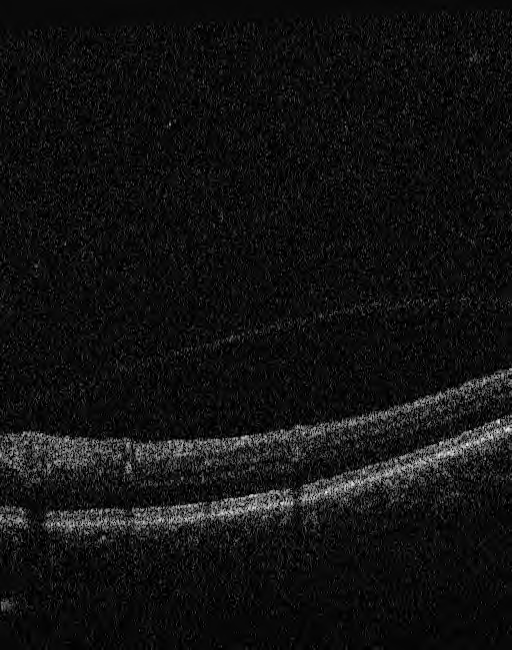
#> input picture central_scan_task/data_files/OCT_4_sample_folders/2675931_21017_0_0/image4814_1.png, 512 x 650 px; its folder holds only this picture in this run
$ python main.py   (older library calls are emulated)
#> lines starting #> are read from the running program, lines starting #| are printed output that depends on the picture
### central_scan_task/code_files/test.py
import matplotlib.pyplot as plt
import cv2
import numpy as np
import glob
import argparse


def read_n_convert2gray(path, gb=True):

#> called with gb = False
    global paths
    # read the img
    img = cv2.imread(path)
#> img is the input picture: shape (650, 512, 3); min 0, max 246, mean 17.7
    print(img.shape)
#| (650, 512, 3)

    # copy the img (recall best practice)
    img_copy = np.copy(img)

    # ColorSpace tranform
    img = cv2.cvtColor(img_copy, cv2.COLOR_RGB2GRAY)
#> img: shape (650, 512)
    # plt.imsave(f'../out_files/{paths[0].split("/")[-1]}_original.png', img, cmap='gray')

    print(img.shape)
#| (650, 512)

    if(gb == True):
        # GaussianBlur
        # img = cv2.GaussianBlur(img, (3,3), 0) #1st param is a gray_scale_img, (kernel_size), 3rd param if set to 0

        # Median Filter
        img = cv2.medianBlur(img, 3)

        # GaussianBlur
        img = cv2.GaussianBlur(img, (3,3), 0) #1st param is a gray_scale_img, (kernel_size), 3rd param if set to 0

        # means automatically finds the std. dev.
        # plt.imsave(f'../out_files/{paths[0].split("/")[-1]}_medianBlur->gb_(3,3).png', img, cmap='gray')

    return img


# [13 lines left out: function perform_Canny_Edge_Detection_and_plot, not called in this run]


# [5 lines of commented-out code are left out]

### central_scan_task/code_files/wiener.py
import os
import numpy as np
from numpy.fft import fft2, ifft2
from scipy.signal import gaussian, convolve2d
import matplotlib.pyplot as plt
import glob
import cv2

# [20 lines left out: functions blur, add_gaussian_noise, not called in this run]

def wiener_filter(img, kernel, K):
    kernel /= np.sum(kernel)
    dummy = np.copy(img)
    dummy = fft2(dummy)
    kernel = fft2(kernel, s = img.shape)
    kernel = np.conj(kernel) / (np.abs(kernel) ** 2 + K)
    dummy = dummy * kernel
    dummy = np.abs(ifft2(dummy))
    return dummy


def gaussian_kernel(kernel_size = 3):
    h = gaussian(kernel_size, kernel_size / 3).reshape(kernel_size, 1)
    h = np.dot(h, h.transpose())
    h /= np.sum(h)
    return h

# [13 lines left out: function read_n_convert2gray, not called in this run]

def wiener_driver(img, plot=True):
    print(img.shape)

    # blurred_img = blur(img, mode = 'motion', kernel_size = 3)

    # noisy_img = add_gaussian_noise(blurred_img, sigma = 20)

    kernel = gaussian_kernel(3)

    filtered_img = wiener_filter(img, kernel, K = 30)


    display = [img,filtered_img]
    label = ['Original Image', 'Wiener Filter applied']

    if plot == True:
        fig = plt.figure(figsize=(6, 6))

        for i in range(len(display)):
            fig.add_subplot(1, 2, i+1)
            plt.imshow(display[i], cmap = 'gray')
            plt.title(label[i])

            plt.show()

    return filtered_img

### central_scan_task/code_files/aniso_diff.py
import numpy as np
import warnings
import cv2
import glob
import matplotlib.pyplot as plt

def anisodiff(img,niter=1,kappa=32,gamma=0.1,step=(1.,1.),option=1,ploton=False):
    """
    Anisotropic diffusion.
    """

    # ...you could always diffuse each color channel independently if you
    # really want
    if img.ndim == 3:
        warnings.warn("Only grayscale images allowed, converting to 2D matrix")
        img = img.mean(2)

    # initialize output array
    img = img.astype('float64')
    imgout = img.copy()

    # initialize some internal variables
    deltaS = np.zeros_like(imgout)
    deltaE = deltaS.copy()
    NS = deltaS.copy()
    EW = deltaS.copy()
    gS = np.ones_like(imgout)
    gE = gS.copy()

    # create the plot figure, if requested
    if ploton:
        import pylab as pl
        from time import sleep

        fig = pl.figure(figsize=(20,5.5),num="Anisotropic diffusion")
        ax1,ax2 = fig.add_subplot(1,2,1),fig.add_subplot(1,2,2)

        ax1.imshow(img,interpolation='nearest')
        ih = ax2.imshow(imgout,interpolation='nearest',animated=True)
        ax1.set_title("Original image")
        ax2.set_title("Iteration 0")

        fig.canvas.draw()

    for ii in range(niter):

        # calculate the diffs
        deltaS[:-1,: ] = np.diff(imgout,axis=0)
        deltaE[: ,:-1] = np.diff(imgout,axis=1)

        # conduction gradients (only need to compute one per dim!)
        if option == 1:
            gS = np.exp(-(deltaS/kappa)**2.)/step[0]
            gE = np.exp(-(deltaE/kappa)**2.)/step[1]
        elif option == 2:
            gS = 1./(1.+(deltaS/kappa)**2.)/step[0]
            gE = 1./(1.+(deltaE/kappa)**2.)/step[1]

        # update matrices
        E = gE*deltaE
        S = gS*deltaS

        # subtract a copy that has been shifted 'North/West' by one
        # pixel. don't as questions. just do it. trust me.
        NS[:] = S
        EW[:] = E
        NS[1:,:] -= S[:-1,:]
        EW[:,1:] -= E[:,:-1]

        # update the image
        temp_img = gamma*(NS+EW)
        imgout += gamma*(NS+EW)

        if ploton:
            iterstring = "Iteration %i" %(ii+1)
            print('Line_127')
            ih.set_data(imgout)
            ax2.set_title(iterstring)
            fig.canvas.draw()
            # sleep(0.01)

    return imgout

# [13 lines left out: function read_n_convert2gray, not called in this run]

def aniso_driver(gray_img, plot=False):
    # paths = glob.glob('/Users/prateek/Desktop/Segmetation_github/Segmentation-Project/central_scan_task/data_files/OCT_4_sample_folders/2675931_21017_0_0/*.png')

    for i in range(1):
        # gray_img = read_n_convert2gray(paths[i], gb=False)

        if plot == True:
            plt.imshow(gray_img, cmap='gray')
            plt.show()

        print(gray_img.shape)
        imgout = anisodiff(gray_img, niter = 1, ploton=False)

        if plot == True:
            plt.imshow(gray_img, cmap='gray')
            plt.show()

    return imgout

### central_scan_task/code_files/main.py
from wiener import wiener_driver, read_n_convert2gray
from aniso_diff import aniso_driver
import glob
import matplotlib.pyplot as plt
import numpy as np
import cv2
import statistics as stats
from test import read_n_convert2gray


def aprxTRL(path, idx):
    img = read_n_convert2gray(path, gb=False)
    original_gray_img = np.copy(img)

    # plt.imshow(img, cmap='gray')
    # plt.show()

    # print('max before AD+WF', np.amax(original_gray_img))
    for i in range(11):
        filtered_img = wiener_driver(img, plot=False)
        # print('Max Intensity after wiener',np.amax(filtered_img))
        imgout = aniso_driver(filtered_img, plot=False)
        img = imgout
#> this loop made 11 passes
#> pass 1, in wiener_filter, `dummy = np.abs(ifft2(dummy))`:
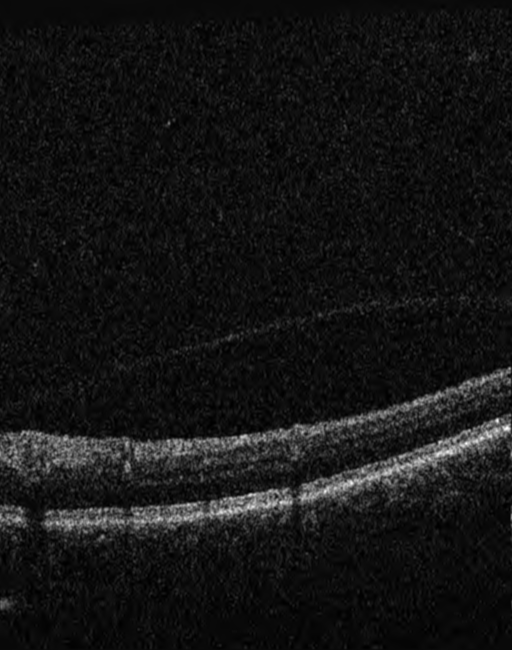
#> dummy: shape (650, 512) float64; min 4.27e-05, max 6.9, mean 0.572; drawn with min black and max white
#> after the loop:
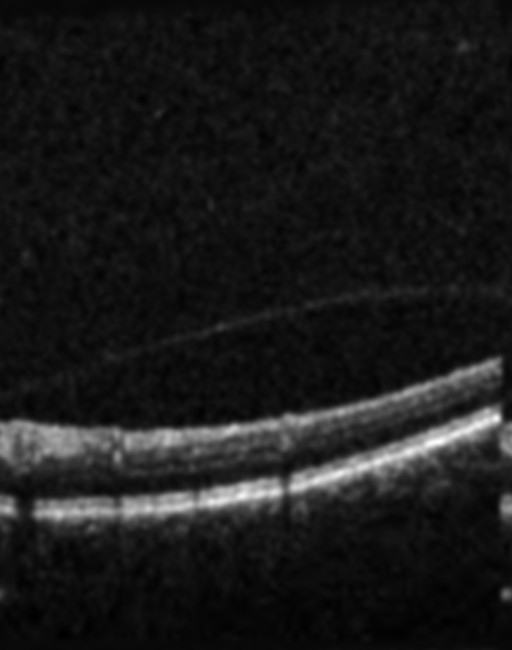
#> filtered_img: shape (650, 512) float64; min 1.45e-16, max 5.43e-15, mean 6.98e-16; drawn with min black and max white
    # print('max after AD+WF', np.amax(img))
    # ========= Apply Gaussian Kernel ===============================================================================
    def gaussian_2_remove_local_noise(img):
        '''Takes W+AD filtered_image and spits out the smooth gaussian image'''
        img = cv2.GaussianBlur(img, (11,11), 0.5) #1st param is a gray_scale_img, (kernel_size), 3rd param if set to 0
        return img

    img = gaussian_2_remove_local_noise(img)
    # ========= Apply Gaussian Kernel ===============================================================================


    # ==================
    # [15 lines left out: function plot_intensity_profile_grid, not called in this run]
    # ================

    def associate_y_coords(gl_max1, gl_max2):
        y_coords1, y_coords3 = [], []

        for i in range(len(gl_max1)):
            if gl_max1[i] < gl_max2[i]:
                # associate correctly
                y_coords1.append(gl_max1[i])
                y_coords3.append(gl_max2[i])

            else:
                y_coords1.append(gl_max2[i])
                y_coords3.append(gl_max1[i])


        return y_coords1, y_coords3

    # Find min1
    def find_min1(a_scan_max1, a_scan_line):
        '''Find just before local minima'''

        rnfl_coord = a_scan_max1
        k = -1
        a_scan_max1 -= 2
        while( a_scan_max1 ):
            # go back
            if( a_scan_line[ a_scan_max1] < a_scan_line[ (a_scan_max1-1) ]):
                # 1st local_minima => stop
                return a_scan_max1
            a_scan_max1 -= 1
        return 0


    # [55 lines left out: functions find3, find3max, not called in this run]


    # ============================= Find Max, 2nd Max, Min in one A-scan ============================================
    def find2max1min(img):
        from scipy.signal import find_peaks
        print('\n\nmax_coords', img.argmax( axis=0).shape )
#| max_coords (512,)
        y_coords1, y_coords2, y_coords3 = [], [], []


        gl_max1, gl_max2, gl_min1 = [], [], []
        patch = img[:, :]

        print('\n\nPatch_shape',patch.shape[0])
#| Patch_shape 650
        for i in range(patch.shape[1]):

            # max1
            a_scan_line = patch[:, i]
            peaks = find_peaks(a_scan_line, height= 0)
            max1 = np.array(peaks[1]['peak_heights']).argsort()[-1]
            # print(peaks[0][req_idx] )
            gl_max1.append(peaks[0][max1])

            # min1
            min1 = find_min1(peaks[0][max1], a_scan_line )
            # thresh = 10
            # if( i >= 1 and ((min1 - gl_min1[-1]) > thresh) ):
            #     # smooth by updating
            #     min1 = gl_min1[-1]
            gl_min1.append(min1)


            # max2
            # print('max1',peaks[0][max1])
            peaks1 = find_peaks(patch[ :min1-10, i], height= 0)
            max2 = np.array(peaks1[1]['peak_heights']).argsort()[-1]
            gl_max2.append(peaks1[0][max2] )
#> this loop made 512 passes
#> (max1, rnfl_coord in find_min1, min1, max2) on passes 1 to 3: (29, 508, 485, 26), (29, 508, 485, 26), (31, 508, 485, 28)
#> after the loop, gl_max1 = 512 values, max 513 at index 36, min 418 at index 286, mean 477.6; gl_max2 = 512 values, max 450 at index 65, min 79 at index 44, mean 400.9; gl_min1 = 512 values, max 506 at index 36, min 393 at index 499, mean 458.5


        y_coords1, y_coords3 = associate_y_coords(gl_max1, gl_max2)
#> after the loop in associate_y_coords, `for i in range(len(gl_max1)):`: y_coords1 has the same summary as gl_max2 in find2max1min; y_coords3 has the same summary as gl_max1 in find2max1min
#> y_coords1 has the same summary as gl_max2; y_coords3 has the same summary as gl_max1
        # print(y_coords1,'\n')
        # print(y_coords3, '\n')

        # smooth min1

        y_coords2 = gl_min1
#> y_coords2 has the same summary as gl_min1

        print(y_coords2, '\n')
#> (printed output is left out)
        # plot_intensity_profile_grid(patch, gl_max1, gl_max2)
        # print('Hi',len(y_coords2), len(y_coords3), len(y_coords1) )

        return y_coords1, y_coords2, y_coords3

    y_coords1, y_coords2, y_coords3 = find2max1min(img)
#> y_coords1 has the same summary as gl_max2 in find2max1min; y_coords2 has the same summary as gl_min1 in find2max1min; y_coords3 has the same summary as gl_max1 in find2max1min
#| y_coords 512
    # ===========================

    def postprocess_y_coords(y_coords):
        '''Smooth out y_coords depending on avg. of last 10 y_coords
        and some threshold and finally make equal sized array and
        return'''
        first10_avg = stats.mean( y_coords[5:15])
#> first10_avg = 374

        for i in range(15, len(y_coords)-5):
            if abs(y_coords[i] - first10_avg) < 1:
                y_coords[i] = y_coords[i]
            else:
                y_coords[i] = (y_coords[i-5] + y_coords[i+5])/2
#> after the loop, y_coords = 512 values, max 450 at index 510, min 112 at index 13, mean 402.3
        return y_coords


    def plot_grid_once_and_for_all(original_gray_img, img, scatter=False,
                                    y_coords3=[],
                                    y_coords2=[],
                                    y_coords1=[]):
        # define fig.
        fig = plt.figure(figsize=(6,6))
        sub_fig_list = [original_gray_img]
        sub_fig_label = [f'Original_Gray_Scaled_{idx}', f'After_k_iters_{idx}']

        # y_coords2 = postprocess_y_coords(y_coords2)
        # y_coords3 = postprocess_y_coords(y_coords3)

        print('y_coords', len(y_coords1))

        if scatter == True:


            implot = plt.imshow(img, cmap='gray')

            # put a red dot, size 40, at 2 locations:

            # print(list(y_coords1) )
            # print(len(x), y_coords1.shape)
            y_coords1_scatter, y_coords2_scatter, y_coords3_scatter = [], [], []

            print('y_coords1_non-empty\n')

            y_coords1 = postprocess_y_coords(y_coords1)
#> y_coords1 has the same summary as y_coords in postprocess_y_coords
            y_coords1_scatter = list(y_coords1)
#> y_coords1_scatter has the same summary as y_coords in postprocess_y_coords
            x_coords1_scatter = list(range(img.shape[1]))
#> x_coords1_scatter = 512 values from 0 to 511
            plt.scatter(x=list(range(len(y_coords1_scatter)))[100:400] , y=y_coords1_scatter[100:400], c='cyan', s=0.1)
            sub_fig_list.append(fig)


            print('y_coords3_non-empty\n')
            y_coords3 = postprocess_y_coords(y_coords3)
#> y_coords3 = 512 values, max 511.8 at index 77, min 418.9 at index 495, mean 478.4
            y_coords3_scatter = list(y_coords3)
#> y_coords3_scatter has the same summary as y_coords3
            x_coords3_scatter = list(range(img.shape[1]))
#> x_coords3_scatter = 512 values from 0 to 511
            # plt.scatter(x=list(range(len(y_coords3_scatter)))[100:400] , y=y_coords3_scatter[100:400], c='r', s=0.1)


            print('y_coords2_non-empty\n')
            y_coords2 = postprocess_y_coords(y_coords2)
#> y_coords2 = 512 values, max 502 at index 85, min 396 at index 494, mean 459.4
            y_coords2_scatter = list(y_coords2)
#> y_coords2_scatter has the same summary as y_coords2
            x_coords2_scatter = list(range(img.shape[1]))
#> x_coords2_scatter = 512 values from 0 to 511
            # plt.scatter(x=list(range(len(y_coords2_scatter)))[100:400] , y=y_coords2_scatter[100:400], c='yellow', s=0.1)


        else:
            for i in range(len(sub_fig_list)):

                fig.add_subplot( 1, 2 , i+1)
                plt.imshow(sub_fig_list[i], cmap='gray')
                plt.title(sub_fig_label[i])

        plt.show()
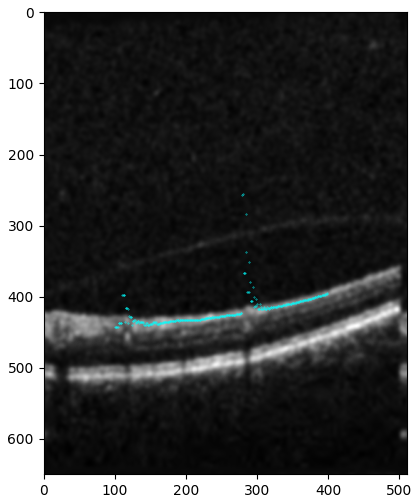
#> figure drawn by matplotlib, 1 panel

        return y_coords1_scatter, y_coords2_scatter, y_coords3_scatter


    y_coords1_scatter, y_coords2_scatter, y_coords3_scatter = plot_grid_once_and_for_all(  original_gray_img,  img,  scatter=True,
                                y_coords3=y_coords3, y_coords2=y_coords2, y_coords1=y_coords1 )
#> y_coords1_scatter has the same summary as y_coords in postprocess_y_coords; y_coords2_scatter has the same summary as y_coords2 in plot_grid_once_and_for_all; y_coords3_scatter has the same summary as y_coords3 in plot_grid_once_and_for_all

    # plot_grid_once_and_for_all(  original_gray_img,  img,  scatter=False,
    #                             y_coords3=y_coords3, y_coords2=y_coords2, y_coords1=y_coords1 )


    # Find Canny Edge Maps which results in edge-pixels
    def perform_Canny_Edge_Detection_and_plot(gray):

        print('shape of image', gray.shape)
#| shape of image (650, 512)
        print(np.amax(gray))
#| 246
        # gray = gray/255.0
        # define lower and upper thresh
        lower = 180
        upper = 240

        edges = cv2.Canny(gray, lower, upper)
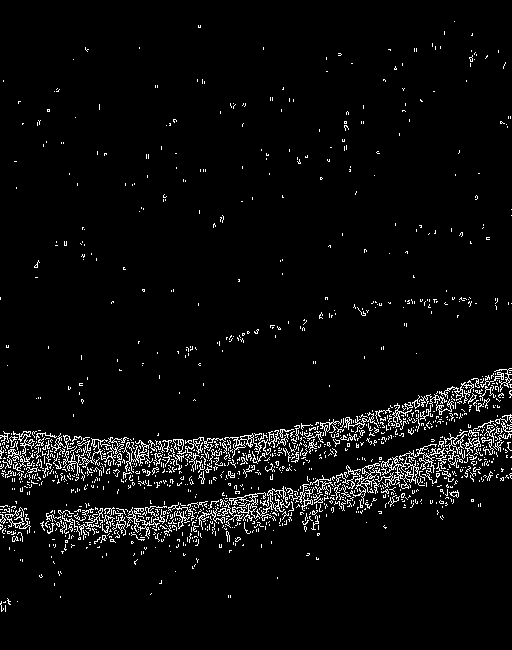
#> edges: shape (650, 512); 4.4% white in thin lines or dots
        plt.imshow(edges, 'gray')
        # plt.imsave(f'../out_files/{paths[0].split("/")[-1]}_mb{gb}->gb_ce(3,3).png', edges, cmap='gray')
        plt.show()
        return edges
    # blurred_gray_img = read_n_convert2gray( path, gb=True)
    # perform_Canny_Edge_Detection_and_plot( blurred_gray_img)
    canny_edge_map = perform_Canny_Edge_Detection_and_plot( original_gray_img)

    roi_x = list(range(len(y_coords3_scatter)))[100:400]
#> roi_x = 300 values from 100 to 399
    roi_y = y_coords1_scatter[100:400]
#> roi_y = 300 values, max 443.3 at index 1, min 256.2 at index 180, mean 419.6

    inp_edge_map = img
    # [8 lines of commented-out code are left out]
    sobelY = cv2.Sobel(inp_edge_map, cv2.CV_64F, 0, 1)
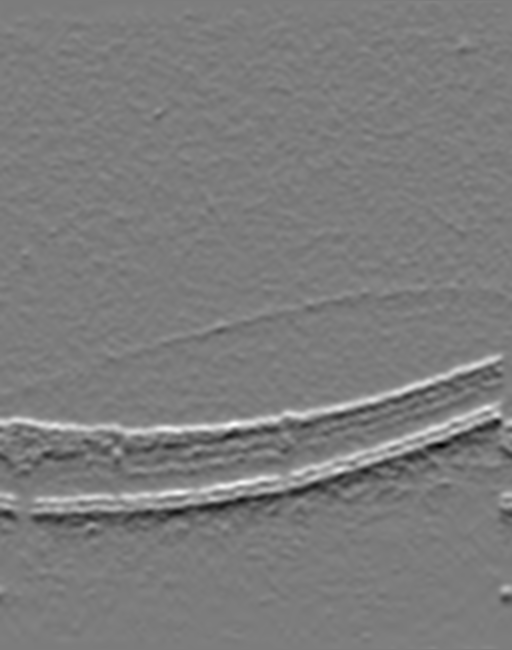
#> sobelY: shape (650, 512) float64; min -4.42e-15, max 4.61e-15, mean -1.96e-19; drawn with min black and max white

    # [10 lines of commented-out code are left out]
    plt.imshow(sobelY, cmap='gray')
    plt.show()
    print('sobelY_max_min', np.amax(sobelY), np.amin(sobelY) )
#| sobelY_max_min 4.614699197061058e-15 -4.4166167547269715e-15

    # Using +ve grads only construct edges
    print(inp_edge_map.shape, sobelY.shape)
#| (650, 512) (650, 512)
    for j in range(inp_edge_map.shape[0]):
        for i in range(inp_edge_map.shape[1]):
            sobelY[j,i] = max(0, sobelY[j,i])
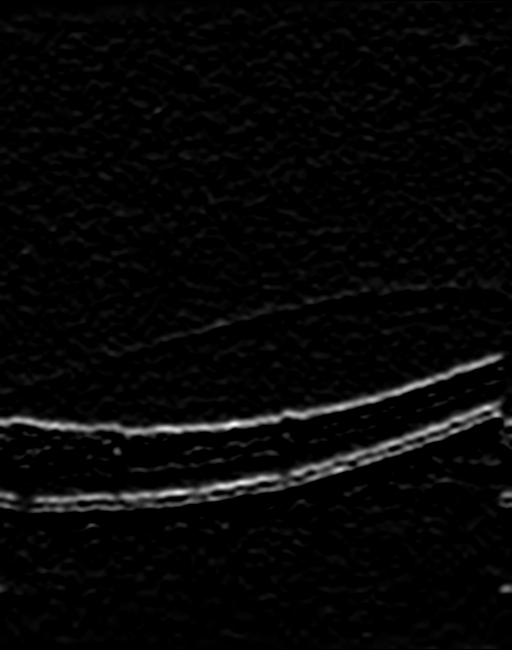
#> sobelY: shape (650, 512) float64; min 0, max 4.61e-15, mean 1.25e-16; drawn with min black and max white


    plt.imshow(sobelY, cmap='gray')
    plt.show()


    # y_coords1, y_coords2, y_coords3 = find2max1min( sobelY )
    min_y, max_y = np.argmin(y_coords1_scatter[100:400]), np.argmax(y_coords1_scatter[100:400])
#> min_y = 180; max_y = 1
    print('min-max\n',min_y, max_y)
#| min-max
#|  180 1


    # Find the top 2 max and 1 min
    # y_coords1, y_coords2, y_coords3 = find3(sobelY, y_min=min_y, y_max=max_y)

    # print( len(y_coords1), len(y_coords2), len(y_coords3))
    # Once we get the
    y_coords1_scatter, y_coords2_scatter, y_coords3_scatter = plot_grid_once_and_for_all(  original_gray_img,  img,
                                                                                            scatter=True,
                                                                                            y_coords3=y_coords3, y_coords2=y_coords2, y_coords1=y_coords1 )
#| y_coords 512
#> y_coords1_scatter = 512 values, max 450 at index 510, min 112 at index 13, mean 402.9; y_coords2_scatter = 512 values, max 501 at index 508, min 398.1 at index 489, mean 459.8; y_coords3_scatter = 512 values, max 511.2 at index 82, min 420.3 at index 490, mean 478.9


    y_coords1, y_coords2, y_coords3 = find2max1min(sobelY)
#| max_coords (512,)
#| Patch_shape 650
#> the loop in find2max1min (call 2), `for i in range(patch.shape[1]):` made 512 passes
#> (max1, rnfl_coord in find_min1, min1, max2) on passes 1 to 3: (28, 422, 412, 26), (29, 422, 412, 27), (29, 422, 411, 27)
#> (printed output is left out)
    print('len of coordinates\n', len(y_coords1), len(y_coords2), len(y_coords3))
#| len of coordinates
#|  512 512 512

    # Using sobelY, min_y, max_y ==> plot the +ve grads in sobelY
    # y_coords3_sobel, y_coords2_sobel, y_coords1_sobel = [], [], sobelY[:, min_y : max_y]
    # plot_rnfl_sobelY(sobelY, min_y, max_y)
    y_coords1_scatter, y_coords2_scatter, y_coords3_scatter = plot_grid_once_and_for_all(  original_gray_img,  sobelY,
                                                                            scatter=True,
                                                                            y_coords3=y_coords3,
                                                                            y_coords2=y_coords2,
                                                                            y_coords1=y_coords1 )
#> call 3 of plot_grid_once_and_for_all, with scatter = True
#| y_coords 512
#> in plot_grid_once_and_for_all (call 3), `plt.show()`:
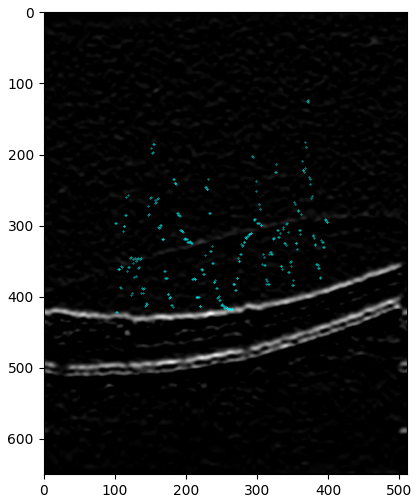
#> figure drawn by matplotlib, 1 panel


    # =============================================


    # ILM-RNFL (CPxs ) --> (+ve ig, above approx RNFL)

    # Select Nodes

    # Compute edge-wts

    # Dijkstra

    # Extrapolate


if __name__ == '__main__':
    paths = glob.glob('/Users/prateek/Desktop/Segmetation_github/Segmentation-Project/central_scan_task/data_files/OCT_4_sample_folders/2675931_21017_0_0/*.png')
    for i in range(128):
#> (the run stopped early here; a loop or call above may not have finished)
